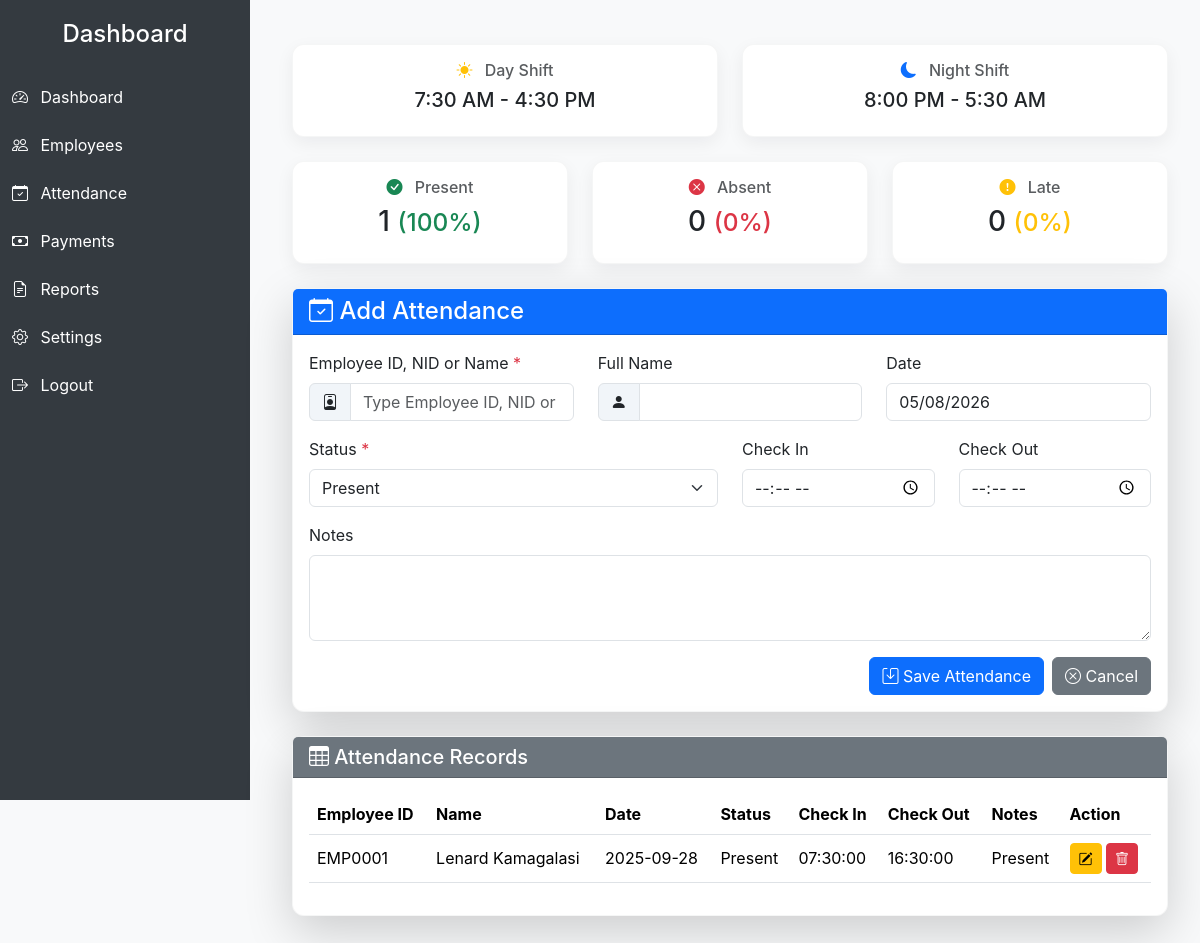
Page /goal_project_app/employees/add_attendance.php (signed in) on the committed database.
### tables this page shows
CREATE TABLE `employee_attendance` (
  `id` int(11) NOT NULL,
  `employee_id` int(11) NOT NULL,
  `date` date NOT NULL,
  `status` enum('Present','Absent','Leave','Holiday') NOT NULL DEFAULT 'Present',
  `check_in` time DEFAULT NULL,
  `check_out` time DEFAULT NULL,
  `notes` varchar(255) DEFAULT NULL,
  `created_at` timestamp NOT NULL DEFAULT current_timestamp(),
  `updated_at` timestamp NOT NULL DEFAULT current_timestamp() ON UPDATE current_timestamp()
);

CREATE TABLE `employees` (
  `id` int(11) NOT NULL,
  `employee_id` varchar(50) NOT NULL,
  `full_name` varchar(150) NOT NULL,
  `village` varchar(100) DEFAULT NULL,
  `ta` varchar(100) DEFAULT NULL,
  `gvh` varchar(100) DEFAULT NULL,
  `district` varchar(100) DEFAULT NULL,
  `tribe` varchar(100) DEFAULT NULL,
  `current_town` varchar(100) DEFAULT NULL,
  `dob` date DEFAULT NULL,
  `nid` varchar(50) DEFAULT NULL,
  `phone` varchar(20) DEFAULT NULL,
  `nationality` varchar(50) DEFAULT NULL,
  `photo` varchar(255) DEFAULT NULL,
  `marital_status` enum('Single','Married','Divorced','Widowed') DEFAULT 'Single',
  `sex` enum('Male','Female','Other') NOT NULL,
  `salary` decimal(12,2) DEFAULT 0.00,
  `category_id` int(11) DEFAULT NULL,
  `status` enum('Active','Inactive') DEFAULT 'Active',
  `created_at` timestamp NOT NULL DEFAULT current_timestamp(),
  `updated_at` timestamp NOT NULL DEFAULT current_timestamp() ON UPDATE current_timestamp()
);

### goal_project_app/employees/add_attendance.php (the view, shortened to what this page needs)
<?php
require_once "../config/db.php";
$totalPresent = (int)$pdo->query("SELECT COUNT(*) FROM employee_attendance WHERE status='Present'")->fetchColumn();
$totalAbsent = (int)$pdo->query("SELECT COUNT(*) FROM employee_attendance WHERE status='Absent'")->fetchColumn();
$totalLate = (int)$pdo->query("SELECT COUNT(*) FROM employee_attendance WHERE status='Late' OR status=''")->fetchColumn();
$totalAttendance = $totalPresent + $totalAbsent + $totalLate;
$presentRate = $totalAttendance ? round(($totalPresent/$totalAttendance)*100,2) : 0;
$absentRate = $totalAttendance ? round(($totalAbsent/$totalAttendance)*100,2) : 0;
$lateRate = $totalAttendance ? round(($totalLate/$totalAttendance)*100,2) : 0;
$recordsPerPage = 50;
$page = isset($_GET['page']) ? max(1,(int)$_GET['page']) : 1;
$offset = ($page-1) * $recordsPerPage;
$stmt = $pdo->prepare("
    SELECT a.*, e.full_name, e.employee_id
    FROM employee_attendance a
    LEFT JOIN employees e ON a.employee_id = e.id
    ORDER BY a.date DESC
    LIMIT :offset, :limit
");
$stmt->bindValue(':offset', $offset, PDO::PARAM_INT);
$stmt->bindValue(':limit', $recordsPerPage, PDO::PARAM_INT);
$stmt->execute();
$attendanceRecords = $stmt->fetchAll(PDO::FETCH_ASSOC);
?>
<!DOCTYPE html>
<html lang="en">
<head>
<link href="https://cdn.jsdelivr.net/npm/bootstrap@5.3.2/dist/css/bootstrap.min.css" rel="stylesheet">
<link href="https://cdn.jsdelivr.net/npm/bootstrap-icons@1.11.1/font/bootstrap-icons.css" rel="stylesheet">
</head>
<body>
<div class="sidebar">
<h4 class="text-center mb-4">Dashboard</h4>
<a href="../dashboard.php"><i class="bi bi-speedometer2 me-2"></i> Dashboard</a>
<a href="../employees/view_employee.php"><i class="bi bi-people me-2"></i> Employees</a>
<a href="../employee_attendance.php"><i class="bi bi-calendar-check me-2"></i> Attendance</a>
<a href="../payments.php"><i class="bi bi-cash me-2"></i> Payments</a>
<a href="../reports.php"><i class="bi bi-file-earmark-text me-2"></i> Reports</a>
<a href="../settings.php"><i class="bi bi-gear me-2"></i> Settings</a>
<a href="../logout.php"><i class="bi bi-box-arrow-right me-2"></i> Logout</a>
</div>
<div class="main-content">
<div class="container-fluid py-4">
<div class="row g-4 mb-4">
  <div class="col-md-6">
    <div class="card card-modern p-3 text-center">
      <h6 class="text-muted"><i class="bi bi-sun-fill me-2 text-warning"></i> Day Shift</h6>
      <h5>7:30 AM - 4:30 PM</h5>
    </div>
  </div>
  <div class="col-md-6">
    <div class="card card-modern p-3 text-center">
      <h6 class="text-muted"><i class="bi bi-moon-fill me-2 text-primary"></i> Night Shift</h6>
      <h5>8:00 PM - 5:30 AM</h5>
    </div>
  </div>
</div>
<div class="row g-4 mb-4">
  <div class="col-md-4">
    <div class="card card-modern p-3 text-center">
      <h6 class="text-muted"><i class="bi bi-check-circle-fill me-2 text-success"></i> Present</h6>
      <h3><?= $totalPresent ?> <small class="text-success">(<?= $presentRate ?>%)</small></h3>
    </div>
  </div>
  <div class="col-md-4">
    <div class="card card-modern p-3 text-center">
      <h6 class="text-muted"><i class="bi bi-x-circle-fill me-2 text-danger"></i> Absent</h6>
      <h3><?= $totalAbsent ?> <small class="text-danger">(<?= $absentRate ?>%)</small></h3>
    </div>
  </div>
  <div class="col-md-4">
    <div class="card card-modern p-3 text-center">
      <h6 class="text-muted"><i class="bi bi-exclamation-circle-fill me-2 text-warning"></i> Late</h6>
      <h3><?= $totalLate ?> <small class="text-warning">(<?= $lateRate ?>%)</small></h3>
    </div>
  </div>
</div>
<div class="card card-modern shadow-lg mb-4">
<div class="card-header bg-primary text-white">
<h4 class="mb-0"><i class="bi bi-calendar-check"></i> Add Attendance</h4>
</div>
<div class="card-body">
<form method="POST">
<div class="row mb-3">
  <div class="col-md-4 position-relative">
    <label class="form-label">Employee ID, NID or Name <span class="text-danger">*</span></label>
    <div class="input-group">
      <span class="input-group-text"><i class="bi bi-person-badge"></i></span>
      <input type="text" id="empSearch" class="form-control" placeholder="Type Employee ID, NID or Name">
    </div>
  </div>
  <div class="col-md-4 position-relative">
    <label class="form-label">Full Name</label>
    <div class="input-group">
      <span class="input-group-text"><i class="bi bi-person-fill"></i></span>
      <input type="text" id="empName" class="form-control" readonly>
    </div>
  </div>
  <div class="col-md-4">
    <label class="form-label">Date</label>
    <input type="date" name="date" class="form-control" value="<?= date('Y-m-d') ?>" readonly>
  </div>
</div>
<div class="row mb-3">
  <div class="col-md-6">
    <label class="form-label">Status <span class="text-danger">*</span></label>
    <select name="status" class="form-select" required>
      <option value="Present">Present</option>
    </select>
  </div>
  <div class="col-md-3">
    <label class="form-label">Check In</label>
    <input type="time" name="check_in" class="form-control">
  </div>
  <div class="col-md-3">
    <label class="form-label">Check Out</label>
    <input type="time" name="check_out" class="form-control">
  </div>
</div>
<div class="mb-3">
  <label class="form-label">Notes</label>
  <textarea name="notes" class="form-control" rows="3"></textarea>
</div>
<div class="d-flex justify-content-end gap-2 mt-3">
  <button type="submit" class="btn btn-primary">
    <i class="bi bi-save"></i> Save Attendance
  </button>
  <a href="employee_attendance.php" class="btn btn-secondary">
    <i class="bi bi-x-circle"></i> Cancel
  </a>
</div>
</form>
</div>
</div>
<div class="card card-modern shadow-lg mb-4">
<div class="card-header bg-secondary text-white">
<h5 class="mb-0"><i class="bi bi-table"></i> Attendance Records</h5>
</div>
<div class="card-body table-responsive">
<table class="table table-hover align-middle">
<thead>
<tr>
<th>Employee ID</th>
<th>Name</th>
<th>Date</th>
<th>Status</th>
<th>Check In</th>
<th>Check Out</th>
<th>Notes</th>
<th>Action</th>
</tr>
</thead>
<tbody>
<?php foreach($attendanceRecords as $att): ?>
<tr>
<td><?= htmlspecialchars($att['employee_id']) ?></td>
<td><?= htmlspecialchars($att['full_name']) ?></td>
<td><?= htmlspecialchars($att['date']) ?></td>
<td><?= htmlspecialchars($att['status'] ?: 'Late') ?></td>
<td><?= htmlspecialchars($att['check_in']) ?></td>
<td><?= htmlspecialchars($att['check_out']) ?></td>
<td><?= htmlspecialchars($att['notes']) ?></td>
<td>
  <a href="edit_attendance.php?id=<?= $att['id'] ?>" class="btn btn-sm btn-warning"><i class="bi bi-pencil-square"></i></a>
  <a href="delete_attendance.php?id=<?= $att['id'] ?>" class="btn btn-sm btn-danger" onclick="return confirm('Delete this record?')"><i class="bi bi-trash"></i></a>
</td>
</tr>
<?php endforeach; ?>
</tbody>
</table>
</div>
</div>
</div>
</div>
</body>
</html>

### goal_project_app/employees/add_attendance.php (style rules this page uses)
body { background-color: #f8f9fa; font-family: 'Inter', sans-serif; }
.sidebar { width: 250px; min-height: 100vh; background: #343a40; color: white; position: fixed; top: 0; left: 0; padding-top: 20px; }
.sidebar a { color: white; padding: 12px; display: block; text-decoration: none; }
.main-content { margin-left: 260px; padding: 20px; }
.card-modern { border-radius:12px; box-shadow:0 6px 18px rgba(16,24,40,0.06); border:1px solid rgba(16,24,40,0.04); }
.input-group-text { background-color: #f1f5f9; }
.table td, .table th { vertical-align: middle; }

### rows in the picture
employee_attendance: employee.employee_id "EMP0001", employee.full_name "Lenard Kamagalasi", date "2025-09-28", status "Present", check_in "07:30:00", check_out "16:30:00", notes "Present"

### other values in the picture
$totalPresent "1"
$presentRate "100"
$totalAbsent "0"
$absentRate "0"
$totalLate "0"
$lateRate "0"
